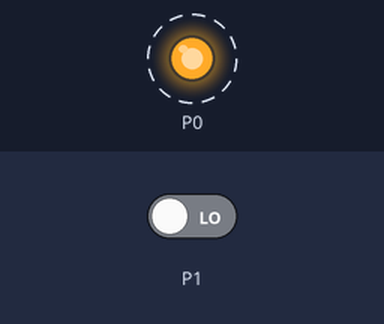
This program was run on a simulated BBC micro:bit (MakeCode). On the bench: output pins drawn as LEDs (lit = HIGH). Dashed ring = blinking. The inputs (shaded band) are chosen by the test bench; at power-on: P1 LOW.

Above: at 0.5 s.
Timing chart, 0 to 3.0 s (numbered marks = the images above):
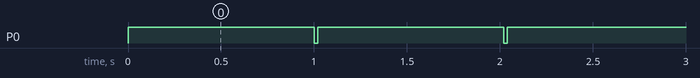

Measured:
- by itself, P0: alternates HIGH for 1.0 s and LOW for 0.02 s

The program:

main.ts
```typescript
let a = 0
basic.forever(function () {
    pins.digitalWritePin(DigitalPin.P1, 1)
    a = pins.digitalReadPin(DigitalPin.P1)
    if (a != 1) {
        pins.digitalWritePin(DigitalPin.P0, 1)
        basic.pause(1000)
        pins.digitalWritePin(DigitalPin.P0, 0)
    }
})
```

test.ts
```typescript
// tests gaan hier; deze zal niet worden gecompileerd wanneer dit pakket wordt gebruikt als extensie.
```
